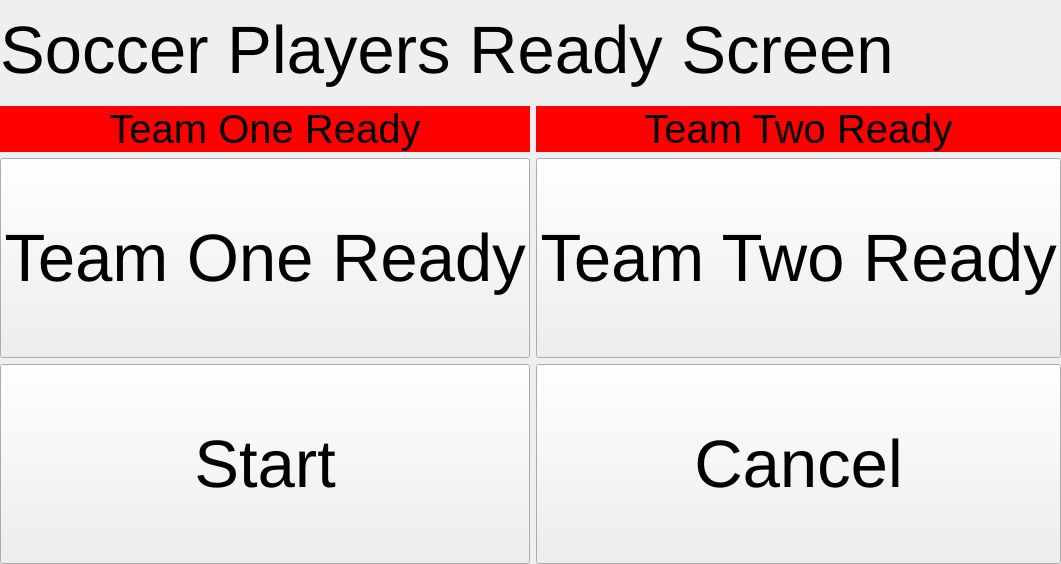
        <widget class="QWidget" name="soccerPlayersReady">
         <layout class="QGridLayout" name="gridLayout_30">
          <property name="sizeConstraint">
           <enum>QLayout::SetMinimumSize</enum>
          </property>
          <property name="leftMargin">
           <number>0</number>
          </property>
          <property name="topMargin">
           <number>0</number>
          </property>
          <property name="rightMargin">
           <number>0</number>
          </property>
          <property name="bottomMargin">
           <number>0</number>
          </property>
          <property name="spacing">
           <number>0</number>
          </property>
          <item row="0" column="0">
           <layout class="QGridLayout" name="gridLayout_29">
            <property name="spacing">
             <number>6</number>
            </property>
            <item row="2" column="1">
             <widget class="QPushButton" name="sprTeamTwoReadyButton">
              <property name="minimumSize">
               <size>
                <width>0</width>
                <height>200</height>
               </size>
              </property>
              <property name="font">
               <font>
                <pointsize>50</pointsize>
               </font>
              </property>
              <property name="text">
               <string>Team Two Ready</string>
              </property>
             </widget>
            </item>
            <item row="0" column="0" colspan="2">
             <widget class="QLabel" name="sprPlayersReadyTitleLabel">
              <property name="sizePolicy">
               <sizepolicy hsizetype="Preferred" vsizetype="Maximum">
                <horstretch>0</horstretch>
                <verstretch>0</verstretch>
               </sizepolicy>
              </property>
              <property name="minimumSize">
               <size>
                <width>0</width>
                <height>100</height>
               </size>
              </property>
              <property name="font">
               <font>
                <pointsize>50</pointsize>
               </font>
              </property>
              <property name="text">
               <string>Soccer Players Ready Screen</string>
              </property>
             </widget>
            </item>
            <item row="1" column="1">
             <widget class="QLabel" name="sprTeamTwoReadyLabel">
              <property name="font">
               <font>
                <pointsize>30</pointsize>
               </font>
              </property>
              <property name="styleSheet">
               <string notr="true">background-color:red;</string>
              </property>
              <property name="text">
               <string>Team Two Ready</string>
              </property>
              <property name="alignment">
               <set>Qt::AlignCenter</set>
              </property>
             </widget>
            </item>
            <item row="2" column="0">
             <widget class="QPushButton" name="sprTeamOneReadyButton">
              <property name="minimumSize">
               <size>
                <width>0</width>
                <height>200</height>
               </size>
              </property>
              <property name="font">
               <font>
                <pointsize>50</pointsize>
               </font>
              </property>
              <property name="text">
               <string>Team One Ready</string>
              </property>
             </widget>
            </item>
            <item row="1" column="0">
             <widget class="QLabel" name="sprTeamOneReadyLabel">
              <property name="font">
               <font>
                <pointsize>30</pointsize>
               </font>
              </property>
              <property name="styleSheet">
               <string notr="true">background-color: red;</string>
              </property>
              <property name="text">
               <string>Team One Ready</string>
              </property>
              <property name="alignment">
               <set>Qt::AlignCenter</set>
              </property>
             </widget>
            </item>
            <item row="3" column="1">
             <widget class="QPushButton" name="sprCancelButton">
              <property name="minimumSize">
               <size>
                <width>0</width>
                <height>200</height>
               </size>
              </property>
              <property name="font">
               <font>
                <pointsize>50</pointsize>
               </font>
              </property>
              <property name="text">
               <string>Cancel</string>
              </property>
             </widget>
            </item>
            <item row="3" column="0">
             <widget class="QPushButton" name="sprStartButton">
              <property name="minimumSize">
               <size>
                <width>0</width>
                <height>200</height>
               </size>
              </property>
              <property name="font">
               <font>
                <pointsize>50</pointsize>
               </font>
              </property>
              <property name="text">
               <string>Start</string>
              </property>
             </widget>
            </item>
           </layout>
          </item>
         </layout>
        </widget>
